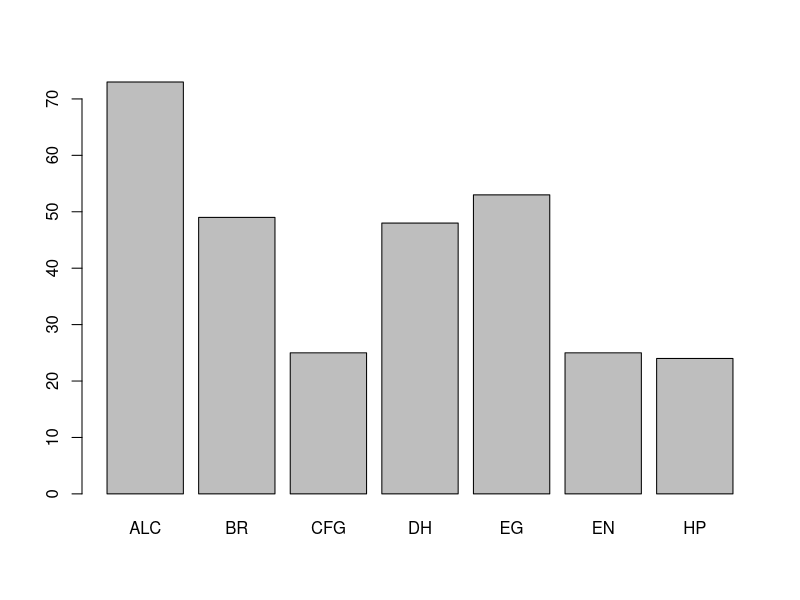
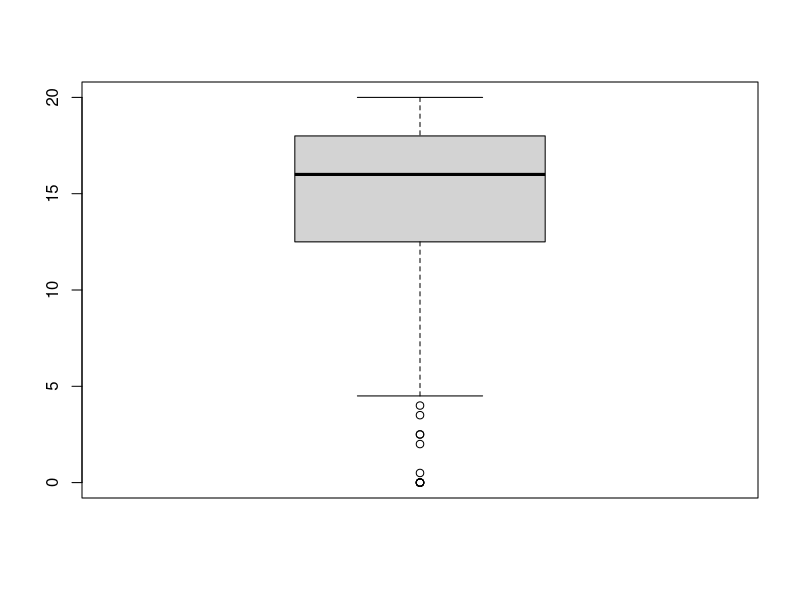
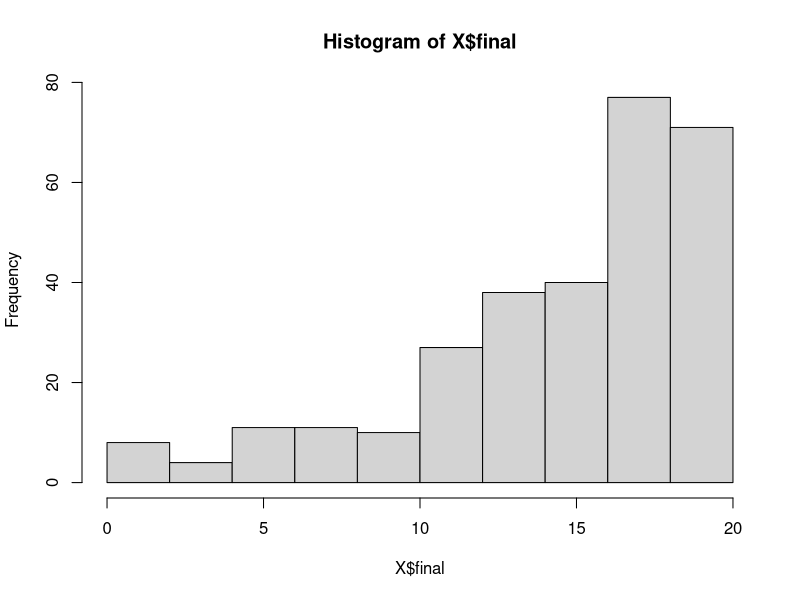
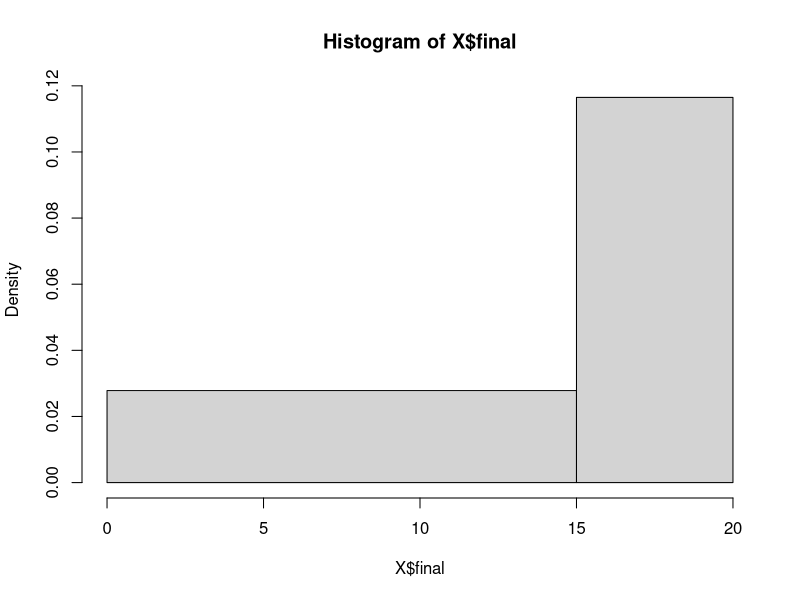
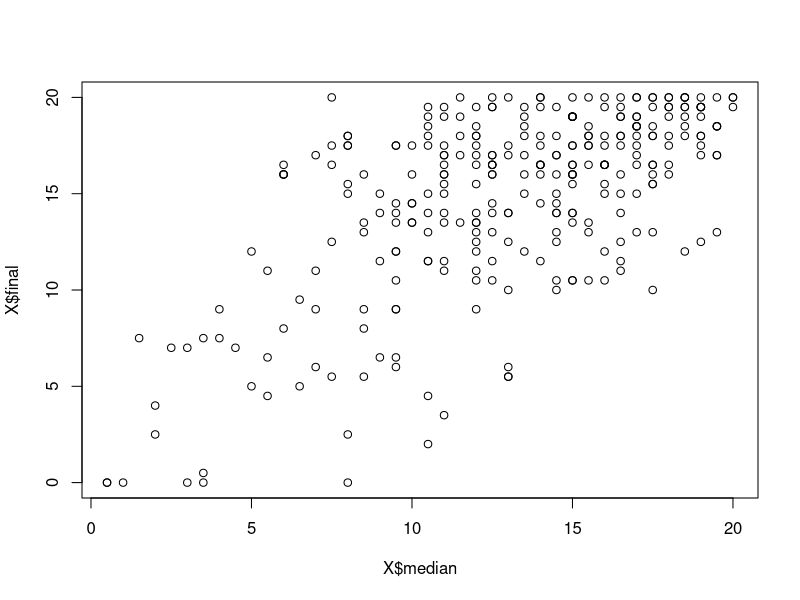
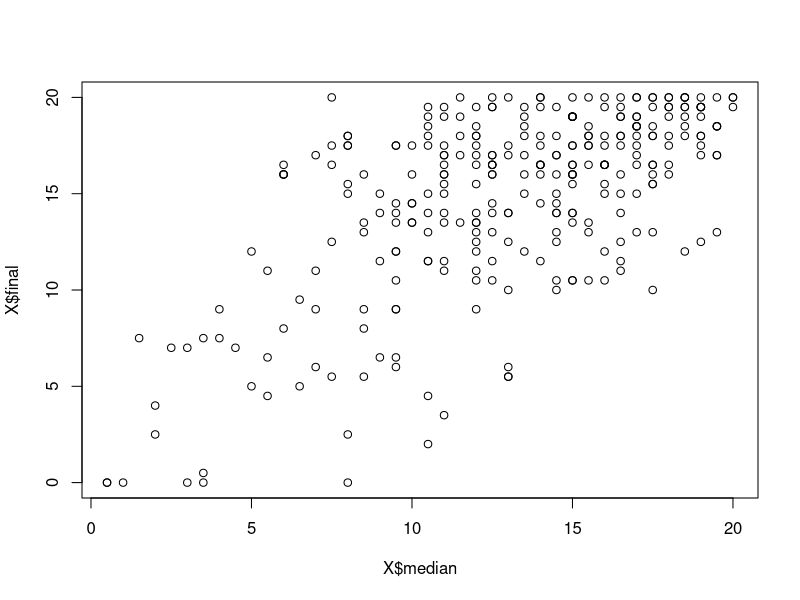
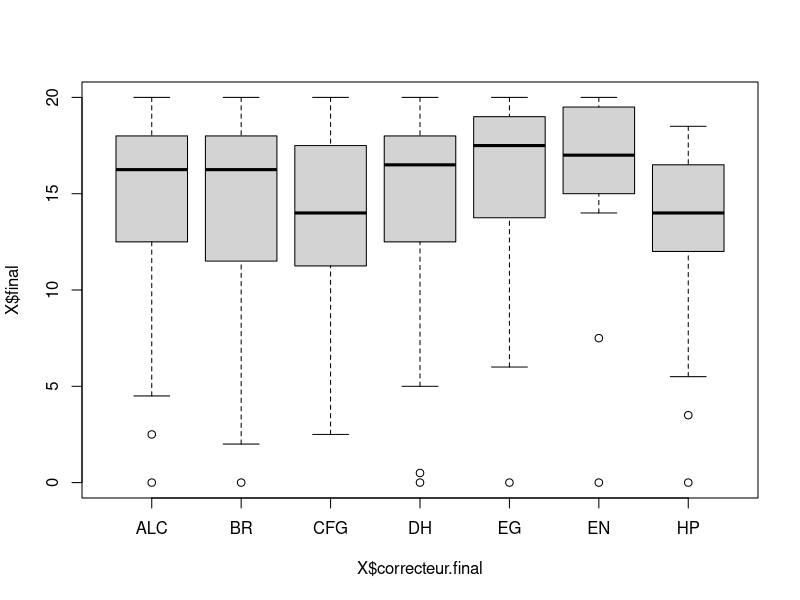
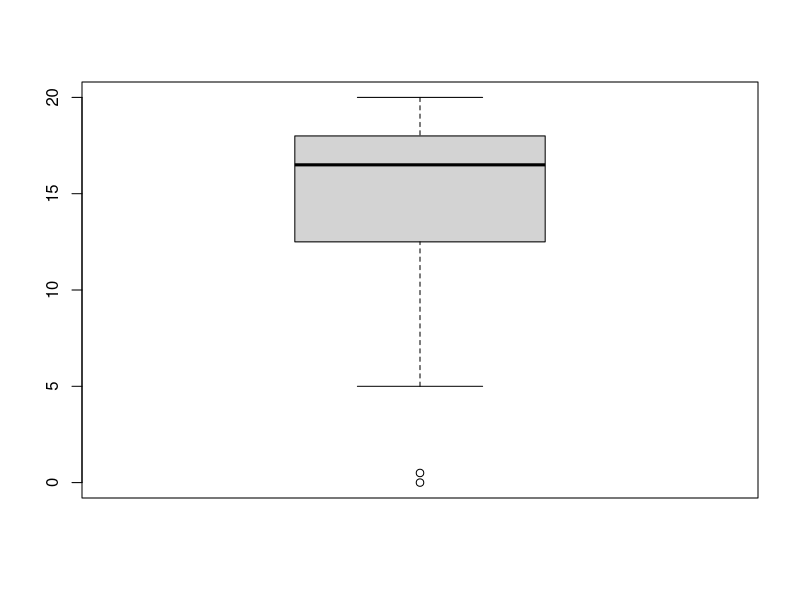

These charts were generated, in order, by the following R code:
# Q1
a <- log(640320**3 + 744)/sqrt(163)
print(a==pi)

# Q2
notes <- c(18, 1.5, 9.5, 15.5, 15, 15.5, 0.5, 14.5, 10.)

# Q3
notes_update <- c(notes, 4)

v <- c(1, 2, 3, 4, 5)
u <- c(5, 4, 3, 2, 1)
v + 1
2*v
v/3
u * v
u == 2
v > pi

# Q4
notes10 <- notes_update/2
notes10
length(notes10[notes10 > 6])

# Q5
mean(c(notes10[1], notes10[length(notes10)], notes10[3]))

# Q6
choix <- notes_update > 10.
res <- notes_update[choix]
length(res)

# Q7
non_fract <- notes_update == round(notes_update)
res <- notes_update[non_fract]
min(res)

# Q8
notes2 <- notes_update - 2
notes2

# Q9
choix <- notes2 < 0.
res <- notes2[choix]
length(res)

notes2[choix] <- 0
notes2

# Q10
ADN <- factor(c("A", "C", "A", "A", "G", "A", "T", "G", "C", "C", "A", "T", "T", "G", "T", "C"))
levels(ADN)
nlevels(ADN)


# Q11
A_nb <- length(ADN[c(ADN =="A")])
C_nb <- length(ADN[c(ADN =="C")])
G_nb <- length(ADN[c(ADN =="G")])
T_nb <- length(ADN[c(ADN =="T")])


# Q12
X <- read.csv("sy02.data")
length(X)
ncol(X)
nrow(X)
names(X)

# Q13
head(X)
summary(X)

# Q14
X[,c(2, ncol(X))]

# Q15
mean(X[X$correcteur.median == "EG", 'median'])
mean(X[X$correcteur.median == "EG", 2])

# Q16
notes_median <- X$median
notes_final <- X$final
progression <- notes_final - notes_median
length(progression[progression > 0]) / length(progression) * 100


# Q17
mean(X$median)
sd(X$median)
var(X$median)
median(X$median)
max(X$median)
min(X$median)

# Q18 
summary(X$median)
quantile(X$median)

# Q19
IQR(X$median)

# Q20
SY02_sorted <- sort(X$median)
taille <- length(SY02_sorted) - 10
SY02_sorted <- SY02_sorted[11:taille]
mean(SY02_sorted)


# Q21
t <- table(X$correcteur.median)
barplot(t)

# Q22
boxplot(X$final)
summary(X$final)

# Q23
val <- quantile(X$final, 0.25) - 1.5 * IQR(X$final)
length(X$final[X$final < val])

# Q24
stem(X$moyenne)

# Q25
hist(X$final)

# Q26
h <- hist(X$final, breaks=c(0, 15, 20))

# Q27
h$density

# Q28
sum(diff(h$breaks) * h$density)

# Q29
plot(X$median, X$final)
plot(X$final ~ X$median, data=X)

# Q30
boxplot(X$final ~ X$correcteur.final, data=X)

# Q31
final <- X$final[X$correcteur.final == "DH"]
boxplot(final)

# Q32
stripchart(X$final ~ X$correcteur.final, data=X)

# Q33
stripchart(X$final ~ X$correcteur.final, data=X, method="jitter")

